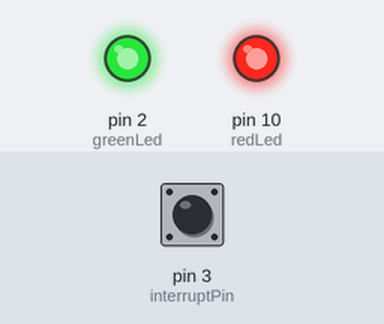
Recording of a sketch running on a simulated Arduino Uno, built with avr-gcc and run on an emulated ATmega328P. Shown: output pins drawn as LEDs (lit = HIGH). Inputs (shaded band) come from the test bench; at power-on: pin 3 (interruptPin) HIGH.

Above: at 1.2 s.
1.3 s: pin 3 (interruptPin) pulled LOW for 0.15 s
At 1.9 s:
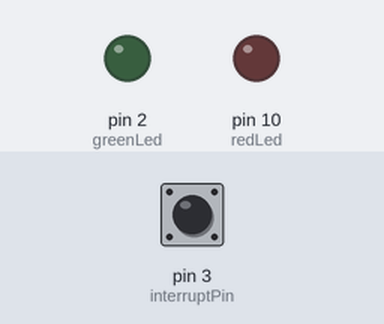
2.9 s: pin 3 (interruptPin) pulled LOW for 3.2 s
At 3.6 s:
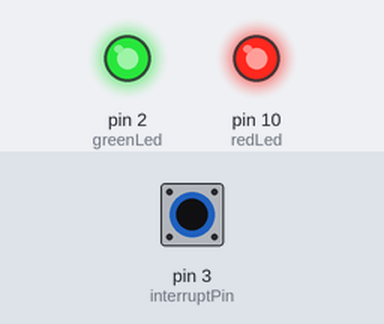
Timing chart, 0 to 7.6 s (numbered marks = the images above; inputs shaded):
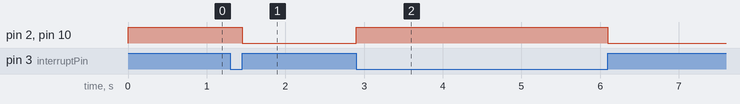

The sketch:

_3_BestButtonInterrup.ino
```cpp
/*
  Name: BlinkButtonInterrup.

  Now I Blink the green and with a pushbutton using the Attach Interrup function.
  As you see, there is nothing inside void loop function because the Arduino do not
  need to read any input over and over, it just needs to wait to be interrupted to
  call the the blink functions in this case.

  Now you can build your code with the certain your device will respond to a event
  inmediately!

  The arduino UNO only have 2 interrup pins (2,3), There are other boards with more Interrup pins though.
  Also, There are different configurations for this Attach Interrup funtion.
  For more information check the references.


    Go to my Github to get more code examples:
  https://github.com/ohchaaban/ArduinoLedExamples

  Modified on 05 Feb 2018
  by Omar Chaaban
  www.omarchaaban.com

References:
https://www.arduino.cc/reference/en/language/functions/external-interrupts/attachinterrupt/
*/

const int greenLed = 2;           //Pin connected to the green led
const int redLed = 10;           //Pin connected to the red led

const byte interruptPin = 3;     //Pin connected to the pushbutton
volatile byte state = LOW;

// the setup function runs once when you press reset or power the board
void setup() {
  // initialize digital LedPin variables as outputs and both start On.
  pinMode(redLed, OUTPUT);
  digitalWrite(redLed, HIGH);
  pinMode(greenLed, OUTPUT);
  digitalWrite(greenLed, HIGH);

  pinMode(interruptPin, INPUT_PULLUP);
  //when an interrup is active by a oltage CHANGE, it call the BLINK function inmediately.
  attachInterrupt(digitalPinToInterrupt(interruptPin), blink, CHANGE);
}

// the loop function runs over and over again forever
void loop() {


}

//This function is called when exist an interrup.
//It's change the state of the pin/led.
void blink() {
  state = !state;
  digitalWrite(redLed, state);
  digitalWrite(greenLed, state);
}
```

Measured:
- after the input at 1.3 s, pin 2 (greenLed), pin 10 (redLed): HIGH → LOW after 0.15 s
- after the input at 2.9 s, pin 2 (greenLed), pin 10 (redLed): LOW → HIGH at once, → LOW 3.2 s later
